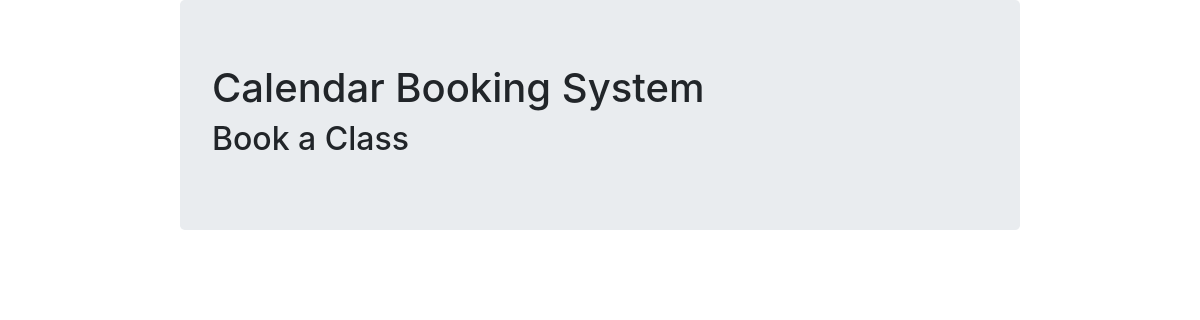
/, run on an earlier commit of the app's database.
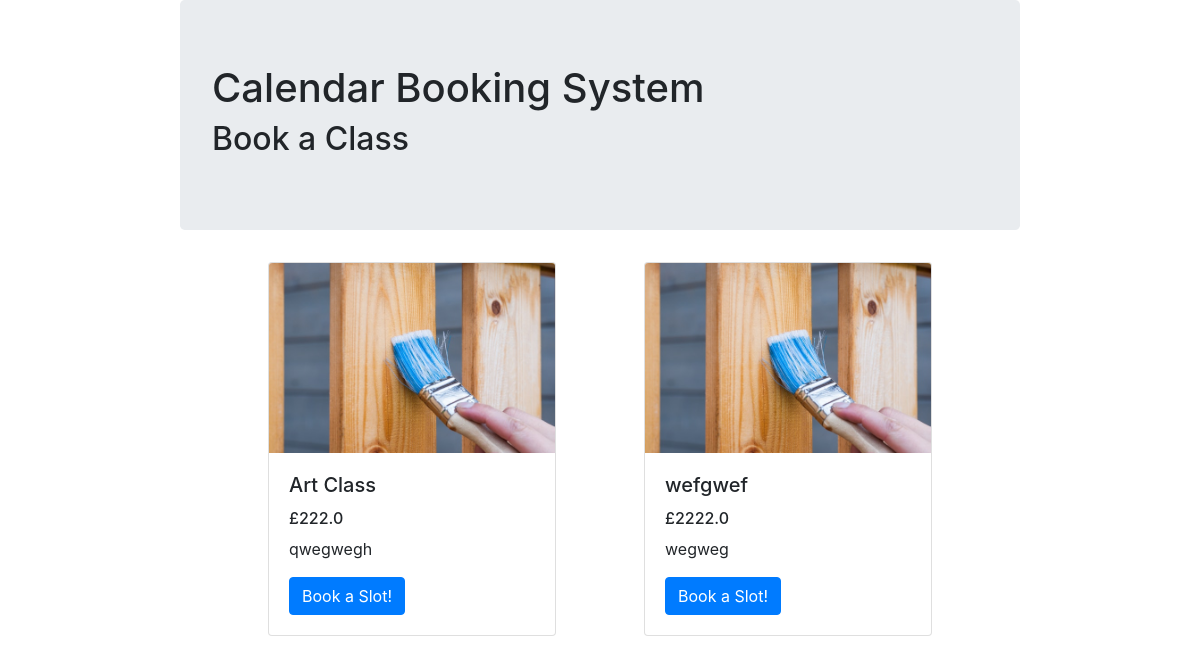
And on a later commit of the database.
### bookings/models.py (models this page shows, shortened)
class Product(models.Model):
    name = models.CharField(max_length=200)
    price = models.FloatField()
    image = models.ImageField(upload_to='images')
    description = models.TextField()
    slots = models.IntegerField()

### bookings/views.py (the view)
# urls.py: url(r'^$', get_home, name='home'),
def get_home(request):
    session = Product.objects.all()
    args = {'session': session}
    return render(request, 'home.html', args)

### templates/home.html
{% extends 'index.html' %}
{% block content %}
    <div class="my-row">
        {% for sesh in session %}
            {% include 'session_card.html' %}
        {% endfor %}
    </div>
{% endblock %}

### templates/index.html (shortened to what this page needs)
{% load static %}
<!DOCTYPE html>
<html lang="en">
<head>
    <link rel="stylesheet" href="/static/stlye/style.css">
    <link rel="stylesheet" href="https://maxcdn.bootstrapcdn.com/bootstrap/4.0.0-alpha.6/css/bootstrap.min.css">
    <link rel="stylesheet" href="//code.jquery.com/ui/1.12.1/themes/base/jquery-ui.css">
 </head>
<body>
    <div class="my-container">
        <div class="jumbotron">
            <h1>Calendar Booking System</h1>
            <h2 class=card-footer">Book a Class</h2>
        </div>
        {% block content %}
        {% endblock %}
    </div>
</body>
</html>

### templates/session_card.html
<div class="card" style="width: 18rem;">
  <img class="card-img-top" src="{{ sesh.image.url }}" alt="Card image cap">
  <div class="card-body">
        <h5 class="card-title">{{ sesh.name }}</h5>
        <h6 class="card-text">£{{ sesh.price }}</h6>
        <p class="card-text">{{ sesh.description|truncatewords:22 }}</p>
        <a class="btn btn-primary" href="/booking/{{ sesh.id }}">Book a Slot!</a>
    </div>
</div>

### static/stlye/style.css (style rules this page uses)
.card-body { padding: 10px; }
.card img { max-height: 400px; }
.my-container { width: 70%; margin: 0 auto; }
.my-row { display: flex; flex-direction: row; flex-wrap: wrap; justify-content: space-evenly; }
.my-row div.card:first-child { margin-left: 0; }
.my-row div.card:last-child { margin-left: 0; }

What changed in the data, as far as the page shows it:
added Product: image (picture), name "Art Class", price "222.0", description "qwegwegh"
added Product: image (picture), name "wefgwef", price "2222.0", description "wegweg"
